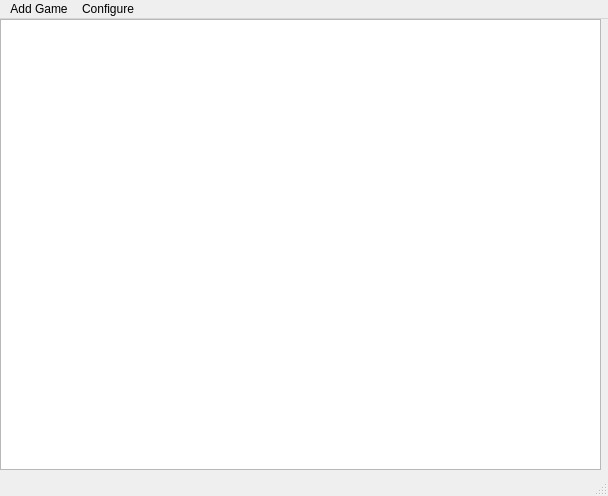
<?xml version="1.0" encoding="UTF-8"?>
<ui version="4.0">
 <class>Main</class>
 <widget class="QMainWindow" name="Main">
  <property name="geometry">
   <rect>
    <x>0</x>
    <y>0</y>
    <width>608</width>
    <height>496</height>
   </rect>
  </property>
  <property name="windowTitle">
   <string>Steam Achievement Stats Watcher by Jippen</string>
  </property>
  <property name="windowIcon">
   <iconset>
    <normaloff>../icon.ico</normaloff>../icon.ico</iconset>
  </property>
  <widget class="QWidget" name="centralwidget">
   <widget class="QTreeView" name="treeView">
    <property name="geometry">
     <rect>
      <x>0</x>
      <y>0</y>
      <width>601</width>
      <height>451</height>
     </rect>
    </property>
   </widget>
  </widget>
  <widget class="QMenuBar" name="menubar">
   <property name="geometry">
    <rect>
     <x>0</x>
     <y>0</y>
     <width>608</width>
     <height>21</height>
    </rect>
   </property>
   <widget class="QMenu" name="AddGame">
    <property name="title">
     <string>Add Game</string>
    </property>
   </widget>
   <widget class="QMenu" name="Configure">
    <property name="title">
     <string>Configure</string>
    </property>
   </widget>
   <addaction name="AddGame"/>
   <addaction name="Configure"/>
  </widget>
  <widget class="QStatusBar" name="statusbar">
   <property name="sizePolicy">
    <sizepolicy hsizetype="Expanding" vsizetype="Expanding">
     <horstretch>0</horstretch>
     <verstretch>0</verstretch>
    </sizepolicy>
   </property>
  </widget>
 </widget>
 <resources/>
 <connections/>
</ui>
